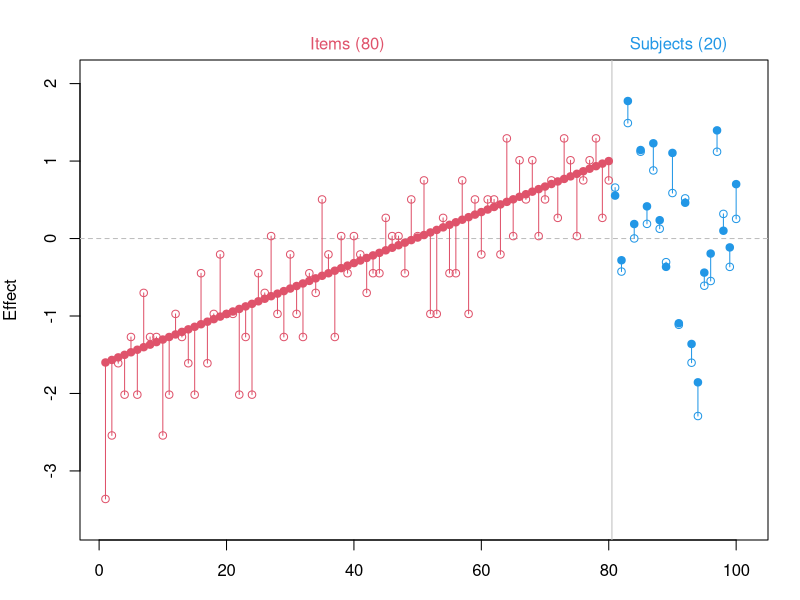

This chart was generated by the following R code:
logistic = function(x) 1 / (1 + exp(-x))
rbern = function( p, n=length(p) ) rbinom( n=n, size=1, prob=p )


sim_data = function(n_item=20, n_subj=80, seed=13) {
  set.seed(seed)
  A = rnorm( n=n_subj, mean=0, sd=1 )  # Subjects' ability
  D = seq( -1.6, 1 , length=n_item )  # Items' difficulty
  d = expand.grid( S=1:n_subj, I=1:n_item, KEEP.OUT.ATTRS = FALSE )
  d$R = rbern( logistic(A[d$S] - D[d$I]) )
  d$S = factor(d$S)
  d$I = factor(d$I)
  return(list(
    A=A,
    D=D,
    dat=d
  ))
}


plot_estimate = function(D, A, item_eff, subj_eff) {
  n_item = length(item_eff)
  n_subj = length(subj_eff)
  n_param = n_item + n_subj
  true_eff = c(D, A)
  est_eff = c(-item_eff, subj_eff)
  y_lim = c( min(true_eff, est_eff)-.3, max(true_eff, est_eff)+.3 )
  cols = c( rep(2, n_item), rep(4, n_subj) )
  plot( 1, type="n", ylim=y_lim, xlim=c(1, n_param+1), ylab="Effect" )
  abline( h=0, lty="dashed", col="grey" )
  abline( v=n_item+0.5, col="grey")
  points( true_eff, pch=19, col=cols )
  points( est_eff, col=cols )
  for (i in 1:n_param)
    lines( c(i, i), c(true_eff[i], est_eff[i]), col=cols[i] )
  item = paste0("Items (", n_item, ")")
  subj = paste0("Subjects (", n_subj, ")")
  mtext( c(item, subj), at=c(n_item/2-1, (n_item+n_param)/2+1 ), 
         padj = -.5, col=c(2, 4) )
}


# Set figure margins
par(oma=c(0,0,0,0))  # outer margin
par(mar=c(3, 4, 3, 1.6) )  # margin

# Simulate data
n_item=80; n_subj=20
data = sim_data( n_item, n_subj, seed=13 )
A = data$A
D = data$D
dat = data$dat

# Fit model
contrasts( dat$S ) = contr.sum( n_subj )
m = glm( R ~ -1 + I + S, data=dat, family=binomial("logit") )
eff = coef( m )
subj_eff = eff[ startsWith( names(eff), "S") ]
subj_eff = c( subj_eff, -sum(subj_eff) )
item_eff = eff[ startsWith(names(eff), "I") ]

# Plot
plot_estimate( D, A, item_eff, subj_eff )
